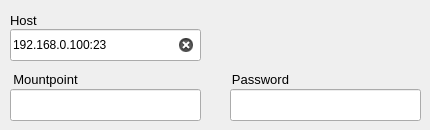
          <widget class="QWidget" name="tab_ntrips_2">
           <attribute name="title">
            <string>NTRIP Server</string>
           </attribute>
           <widget class="QLineEdit" name="lineEdit_str2str_out_ntrips_pass_2">
            <property name="geometry">
             <rect>
              <x>230</x>
              <y>89</y>
              <width>191</width>
              <height>32</height>
             </rect>
            </property>
            <property name="clearButtonEnabled">
             <bool>true</bool>
            </property>
           </widget>
           <widget class="QLabel" name="label_98">
            <property name="geometry">
             <rect>
              <x>10</x>
              <y>69</y>
              <width>71</width>
              <height>20</height>
             </rect>
            </property>
            <property name="font">
             <font>
              <pointsize>10</pointsize>
             </font>
            </property>
            <property name="text">
             <string>Mountpoint</string>
            </property>
            <property name="alignment">
             <set>Qt::AlignCenter</set>
            </property>
           </widget>
           <widget class="QLabel" name="label_99">
            <property name="geometry">
             <rect>
              <x>10</x>
              <y>10</y>
              <width>90</width>
              <height>21</height>
             </rect>
            </property>
            <property name="font">
             <font>
              <pointsize>10</pointsize>
              <weight>50</weight>
              <bold>false</bold>
             </font>
            </property>
            <property name="text">
             <string>Host</string>
            </property>
           </widget>
           <widget class="QLineEdit" name="lineEdit_str2str_out_ntrips_host_2">
            <property name="geometry">
             <rect>
              <x>10</x>
              <y>29</y>
              <width>191</width>
              <height>32</height>
             </rect>
            </property>
            <property name="text">
             <string>192.168.0.100:23</string>
            </property>
            <property name="clearButtonEnabled">
             <bool>true</bool>
            </property>
           </widget>
           <widget class="QLabel" name="label_100">
            <property name="geometry">
             <rect>
              <x>230</x>
              <y>69</y>
              <width>61</width>
              <height>20</height>
             </rect>
            </property>
            <property name="font">
             <font>
              <pointsize>10</pointsize>
             </font>
            </property>
            <property name="text">
             <string>Password</string>
            </property>
            <property name="alignment">
             <set>Qt::AlignCenter</set>
            </property>
           </widget>
           <widget class="QLineEdit" name="lineEdit_str2str_out_ntrips_mountpoint_2">
            <property name="geometry">
             <rect>
              <x>10</x>
              <y>89</y>
              <width>191</width>
              <height>32</height>
             </rect>
            </property>
            <property name="clearButtonEnabled">
             <bool>true</bool>
            </property>
           </widget>
          </widget>
